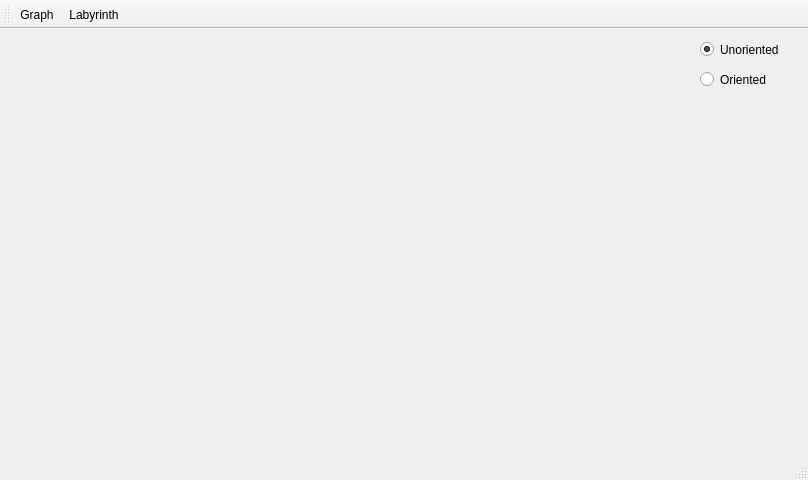
<?xml version="1.0" encoding="UTF-8"?>
<ui version="4.0">
 <class>MainWindow</class>
 <widget class="QMainWindow" name="MainWindow">
  <property name="geometry">
   <rect>
    <x>0</x>
    <y>0</y>
    <width>808</width>
    <height>480</height>
   </rect>
  </property>
  <property name="windowTitle">
   <string>MainWindow</string>
  </property>
  <widget class="QWidget" name="centralwidget">
   <widget class="QStackedWidget" name="stackedWidget">
    <property name="geometry">
     <rect>
      <x>0</x>
      <y>0</y>
      <width>800</width>
      <height>401</height>
     </rect>
    </property>
    <widget class="QWidget" name="graphPage">
     <widget class="QRadioButton" name="undirectedRadioButton">
      <property name="geometry">
       <rect>
        <x>700</x>
        <y>10</y>
        <width>90</width>
        <height>21</height>
       </rect>
      </property>
      <property name="text">
       <string>Unoriented</string>
      </property>
      <property name="checked">
       <bool>true</bool>
      </property>
     </widget>
     <widget class="QRadioButton" name="directedRadioButton">
      <property name="geometry">
       <rect>
        <x>700</x>
        <y>40</y>
        <width>90</width>
        <height>21</height>
       </rect>
      </property>
      <property name="text">
       <string>Oriented</string>
      </property>
     </widget>
    </widget>
    <widget class="QWidget" name="labyrinthPage">
     <widget class="QPushButton" name="openFileButton">
      <property name="geometry">
       <rect>
        <x>10</x>
        <y>10</y>
        <width>80</width>
        <height>24</height>
       </rect>
      </property>
      <property name="text">
       <string>Open File</string>
      </property>
     </widget>
     <widget class="QPushButton" name="drawLabyrinthButton">
      <property name="geometry">
       <rect>
        <x>350</x>
        <y>10</y>
        <width>101</width>
        <height>24</height>
       </rect>
      </property>
      <property name="text">
       <string>Draw Labyrinth</string>
      </property>
     </widget>
     <widget class="QPushButton" name="drawGraphButton">
      <property name="geometry">
       <rect>
        <x>710</x>
        <y>0</y>
        <width>80</width>
        <height>24</height>
       </rect>
      </property>
      <property name="text">
       <string>Draw Graph</string>
      </property>
     </widget>
     <widget class="QPushButton" name="findGraphPathsButton">
      <property name="geometry">
       <rect>
        <x>10</x>
        <y>340</y>
        <width>131</width>
        <height>24</height>
       </rect>
      </property>
      <property name="text">
       <string>Find Graph Exit Paths</string>
      </property>
     </widget>
     <widget class="QPushButton" name="clearPathsButton">
      <property name="geometry">
       <rect>
        <x>700</x>
        <y>340</y>
        <width>91</width>
        <height>24</height>
       </rect>
      </property>
      <property name="text">
       <string>Clear Exit Paths</string>
      </property>
     </widget>
     <widget class="QPushButton" name="clearDrawingButton">
      <property name="geometry">
       <rect>
        <x>700</x>
        <y>370</y>
        <width>91</width>
        <height>24</height>
       </rect>
      </property>
      <property name="text">
       <string>Clear Drawing</string>
      </property>
     </widget>
     <widget class="QPushButton" name="findLabyrinthPathsButton">
      <property name="geometry">
       <rect>
        <x>10</x>
        <y>370</y>
        <width>141</width>
        <height>24</height>
       </rect>
      </property>
      <property name="text">
       <string>Find Labyrinth Exit Paths</string>
      </property>
     </widget>
    </widget>
   </widget>
  </widget>
  <widget class="QMenuBar" name="menubar">
   <property name="geometry">
    <rect>
     <x>0</x>
     <y>0</y>
     <width>808</width>
     <height>21</height>
    </rect>
   </property>
  </widget>
  <widget class="QToolBar" name="navigationToolBar">
   <property name="windowTitle">
    <string>Navigation</string>
   </property>
   <attribute name="toolBarArea">
    <enum>TopToolBarArea</enum>
   </attribute>
   <attribute name="toolBarBreak">
    <bool>false</bool>
   </attribute>
   <addaction name="actionGraph"/>
   <addaction name="actionLabyrinth"/>
  </widget>
  <widget class="QStatusBar" name="statusbar"/>
  <action name="actionGraph">
   <property name="text">
    <string>Graph</string>
   </property>
   <property name="menuRole">
    <enum>QAction::MenuRole::NoRole</enum>
   </property>
  </action>
  <action name="actionLabyrinth">
   <property name="text">
    <string>Labyrinth</string>
   </property>
   <property name="menuRole">
    <enum>QAction::MenuRole::NoRole</enum>
   </property>
  </action>
 </widget>
 <resources/>
 <connections/>
</ui>
